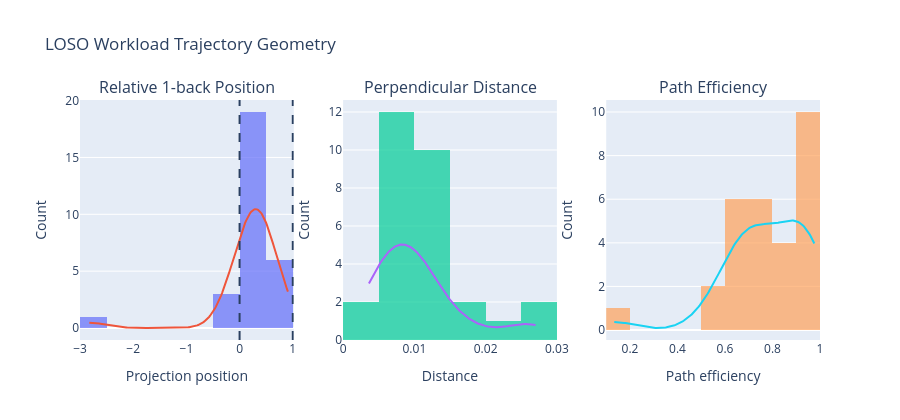

The code cell stored with this chart in its notebook:
### Markdown cell above
### Interpretation of the three weak-only subjects

These subjects are not automatically errors.

They demonstrate why `d01 < d02` is insufficient by itself:

- `d01 < d02` means only that 1-back is closer to 0-back than 2-back is.
- It does not guarantee that 1-back lies on the 0-back → 2-back trajectory.
- A subject can satisfy the distance inequality while having a projection position outside `[0, 1]`, or while deviating too far from the endpoint line.

### Code cell
from scipy.stats import gaussian_kde

fig = make_subplots(rows=1,cols=3,subplot_titles=["Relative 1-back Position","Perpendicular Distance","Path Efficiency"])

for col,key in enumerate(["relative_1back_position","perpendicular_distance","path_efficiency"],1):
    x=df[key].dropna().values
    fig.add_trace(go.Histogram(x=x,nbinsx=10,opacity=0.7,showlegend=False),row=1,col=col)
    kde=gaussian_kde(x)
    xx=np.linspace(x.min(),x.max(),200)
    fig.add_trace(go.Scatter(x=xx,y=kde(xx)*len(x)*(x.max()-x.min())/10,mode="lines",showlegend=False),row=1,col=col)

fig.add_vline(x=0,line_dash="dash",row=1,col=1)
fig.add_vline(x=1,line_dash="dash",row=1,col=1)

fig.update_xaxes(title="Projection position",row=1,col=1)
fig.update_xaxes(title="Distance",row=1,col=2)
fig.update_xaxes(title="Path efficiency",row=1,col=3)
fig.update_yaxes(title="Count",row=1,col=1)
fig.update_yaxes(title="Count",row=1,col=2)
fig.update_yaxes(title="Count",row=1,col=3)

fig.update_layout(title="LOSO Workload Trajectory Geometry",height=420)
fig.show()
fig.write_html(FIG_DIR/"primary_geometry.html")

### Figure 1 — Plotly figure (JSON) as saved in the notebook; plotly's stock layout.template omitted (floating-point values rounded to 4 significant figures; data arrays with more than 128 entries replaced by an {"elided": "..."} marker saying what was removed)
{"data": [{"nbinsx": 10, "opacity": 0.7, "showlegend": false, "type": "histogram", "x": [0.5221, -0.08815, 0.4898, 0.6281, 0.5511, 0.403, 0.05274, 0.3838, 0.1853, 0.2493, -0.04425, -0.1983, 0.1802, 0.3366, 0.4361, 0.2775, 0.4577, 0.5235, -2.825, 0.2839, 0.3172, 0.3006, 0.01016, 0.9089, 0.037, 0.3731, 0.5013, 0.09418, 0.1824], "xaxis": "x", "yaxis": "y"}, {"mode": "lines", "showlegend": false, "type": "scatter", "x": {"elided": "200 float values"}, "xaxis": "x", "y": {"elided": "200 float values"}, "yaxis": "y"}, {"nbinsx": 10, "opacity": 0.7, "showlegend": false, "type": "histogram", "x": [0.005709, 0.02651, 0.01106, 0.00651, 0.007078, 0.01045, 0.003623, 0.007086, 0.004364, 0.01138, 0.02415, 0.006466, 0.01496, 0.01171, 0.007971, 0.01575, 0.005097, 0.01014, 0.01012, 0.01019, 0.005826, 0.02701, 0.00921, 0.01295, 0.01023, 0.009401, 0.01877, 0.005229, 0.005637], "xaxis": "x2", "yaxis": "y2"}, {"mode": "lines", "showlegend": false, "type": "scatter", "x": {"elided": "200 float values"}, "xaxis": "x2", "y": {"elided": "200 float values"}, "yaxis": "y2"}, {"nbinsx": 10, "opacity": 0.7, "showlegend": false, "type": "histogram", "x": [0.7434, 0.6764, 0.8207, 0.9095, 0.7575, 0.9574, 0.7783, 0.9153, 0.9061, 0.9392, 0.5163, 0.645, 0.7073, 0.6356, 0.9554, 0.958, 0.8969, 0.8505, 0.1339, 0.6885, 0.9387, 0.6375, 0.5862, 0.8075, 0.7432, 0.9761, 0.9548, 0.6502, 0.73], "xaxis": "x3", "yaxis": "y3"}, {"mode": "lines", "showlegend": false, "type": "scatter", "x": {"elided": "200 float values"}, "xaxis": "x3", "y": {"elided": "200 float values"}, "yaxis": "y3"}], "layout": {"annotations": [{"font": {"size": 16}, "showarrow": false, "text": "Relative 1-back Position", "x": 0.1444, "xanchor": "center", "xref": "paper", "y": 1, "yanchor": "bottom", "yref": "paper"}, {"font": {"size": 16}, "showarrow": false, "text": "Perpendicular Distance", "x": 0.5, "xanchor": "center", "xref": "paper", "y": 1, "yanchor": "bottom", "yref": "paper"}, {"font": {"size": 16}, "showarrow": false, "text": "Path Efficiency", "x": 0.8556, "xanchor": "center", "xref": "paper", "y": 1, "yanchor": "bottom", "yref": "paper"}], "height": 420, "shapes": [{"line": {"dash": "dash"}, "type": "line", "x0": 0, "x1": 0, "xref": "x", "y0": 0, "y1": 1, "yref": "y domain"}, {"line": {"dash": "dash"}, "type": "line", "x0": 1, "x1": 1, "xref": "x", "y0": 0, "y1": 1, "yref": "y domain"}], "title": {"text": "LOSO Workload Trajectory Geometry"}, "xaxis": {"anchor": "y", "domain": [0, 0.2889], "title": {"text": "Projection position"}}, "xaxis2": {"anchor": "y2", "domain": [0.3556, 0.6444], "title": {"text": "Distance"}}, "xaxis3": {"anchor": "y3", "domain": [0.7111, 1], "title": {"text": "Path efficiency"}}, "yaxis": {"anchor": "x", "domain": [0, 1], "title": {"text": "Count"}}, "yaxis2": {"anchor": "x2", "domain": [0, 1], "title": {"text": "Count"}}, "yaxis3": {"anchor": "x3", "domain": [0, 1], "title": {"text": "Count"}}}}
